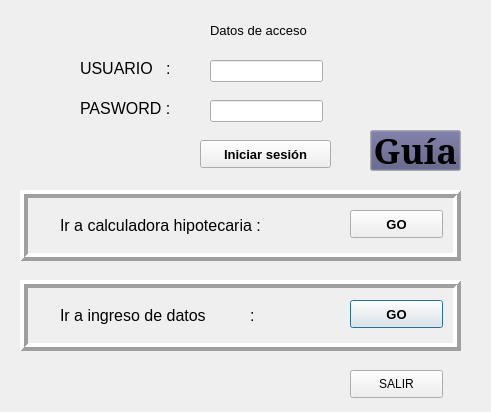
<?xml version="1.0" encoding="UTF-8"?>
<ui version="4.0">
 <class>Dialog_clculadorahipotecaria</class>
 <widget class="QDialog" name="Dialog_clculadorahipotecaria">
  <property name="geometry">
   <rect>
    <x>0</x>
    <y>0</y>
    <width>491</width>
    <height>412</height>
   </rect>
  </property>
  <property name="windowTitle">
   <string>CALCULADORA HIPOTECARIA</string>
  </property>
  <widget class="QFrame" name="frame_iracalculo">
   <property name="geometry">
    <rect>
     <x>20</x>
     <y>280</y>
     <width>441</width>
     <height>71</height>
    </rect>
   </property>
   <property name="frameShape">
    <enum>QFrame::Box</enum>
   </property>
   <property name="frameShadow">
    <enum>QFrame::Raised</enum>
   </property>
   <property name="lineWidth">
    <number>4</number>
   </property>
   <widget class="QLabel" name="label_iracalculo">
    <property name="geometry">
     <rect>
      <x>40</x>
      <y>20</y>
      <width>311</width>
      <height>31</height>
     </rect>
    </property>
    <property name="font">
     <font>
      <family>MS Sans Serif</family>
      <pointsize>12</pointsize>
     </font>
    </property>
    <property name="text">
     <string>Ir a ingreso de datos          :</string>
    </property>
   </widget>
   <widget class="QPushButton" name="pushButton_iringresodatos">
    <property name="geometry">
     <rect>
      <x>330</x>
      <y>20</y>
      <width>93</width>
      <height>28</height>
     </rect>
    </property>
    <property name="font">
     <font>
      <pointsize>10</pointsize>
      <weight>75</weight>
      <bold>true</bold>
     </font>
    </property>
    <property name="text">
     <string>GO</string>
    </property>
   </widget>
  </widget>
  <widget class="QPushButton" name="pushButton_delprogramainicio">
   <property name="geometry">
    <rect>
     <x>350</x>
     <y>370</y>
     <width>93</width>
     <height>28</height>
    </rect>
   </property>
   <property name="text">
    <string>SALIR</string>
   </property>
  </widget>
  <widget class="QFrame" name="frame_iracalculo_2">
   <property name="geometry">
    <rect>
     <x>20</x>
     <y>190</y>
     <width>441</width>
     <height>71</height>
    </rect>
   </property>
   <property name="frameShape">
    <enum>QFrame::Box</enum>
   </property>
   <property name="frameShadow">
    <enum>QFrame::Raised</enum>
   </property>
   <property name="lineWidth">
    <number>4</number>
   </property>
   <widget class="QLabel" name="label_iracalculo_2">
    <property name="geometry">
     <rect>
      <x>40</x>
      <y>20</y>
      <width>311</width>
      <height>31</height>
     </rect>
    </property>
    <property name="font">
     <font>
      <family>MS Sans Serif</family>
      <pointsize>12</pointsize>
     </font>
    </property>
    <property name="text">
     <string>Ir a calculadora hipotecaria :</string>
    </property>
   </widget>
   <widget class="QPushButton" name="pushButton_ircalculadora">
    <property name="geometry">
     <rect>
      <x>330</x>
      <y>20</y>
      <width>93</width>
      <height>28</height>
     </rect>
    </property>
    <property name="font">
     <font>
      <pointsize>10</pointsize>
      <weight>75</weight>
      <bold>true</bold>
     </font>
    </property>
    <property name="text">
     <string>GO</string>
    </property>
   </widget>
  </widget>
  <widget class="QLabel" name="label">
   <property name="geometry">
    <rect>
     <x>80</x>
     <y>60</y>
     <width>121</width>
     <height>16</height>
    </rect>
   </property>
   <property name="font">
    <font>
     <pointsize>12</pointsize>
    </font>
   </property>
   <property name="text">
    <string>USUARIO   :</string>
   </property>
  </widget>
  <widget class="QLabel" name="label_2">
   <property name="geometry">
    <rect>
     <x>80</x>
     <y>100</y>
     <width>121</width>
     <height>16</height>
    </rect>
   </property>
   <property name="font">
    <font>
     <pointsize>12</pointsize>
    </font>
   </property>
   <property name="text">
    <string>PASWORD :</string>
   </property>
  </widget>
  <widget class="QLineEdit" name="lineEdit_user">
   <property name="geometry">
    <rect>
     <x>210</x>
     <y>60</y>
     <width>113</width>
     <height>22</height>
    </rect>
   </property>
  </widget>
  <widget class="QLineEdit" name="lineEdit_pwd">
   <property name="geometry">
    <rect>
     <x>210</x>
     <y>100</y>
     <width>113</width>
     <height>22</height>
    </rect>
   </property>
   <property name="echoMode">
    <enum>QLineEdit::Password</enum>
   </property>
  </widget>
  <widget class="QLabel" name="label_3">
   <property name="geometry">
    <rect>
     <x>210</x>
     <y>20</y>
     <width>131</width>
     <height>20</height>
    </rect>
   </property>
   <property name="font">
    <font>
     <pointsize>10</pointsize>
    </font>
   </property>
   <property name="text">
    <string>Datos de acceso</string>
   </property>
  </widget>
  <widget class="QPushButton" name="pushButton_inicio">
   <property name="geometry">
    <rect>
     <x>200</x>
     <y>140</y>
     <width>131</width>
     <height>28</height>
    </rect>
   </property>
   <property name="font">
    <font>
     <pointsize>10</pointsize>
     <weight>75</weight>
     <bold>true</bold>
    </font>
   </property>
   <property name="text">
    <string>Iniciar sesión</string>
   </property>
  </widget>
  <widget class="QPushButton" name="pushButton_manual">
   <property name="geometry">
    <rect>
     <x>370</x>
     <y>130</y>
     <width>91</width>
     <height>41</height>
    </rect>
   </property>
   <property name="palette">
    <palette>
     <active>
      <colorrole role="Button">
       <brush brushstyle="SolidPattern">
        <color alpha="255">
         <red>85</red>
         <green>85</green>
         <blue>127</blue>
        </color>
       </brush>
      </colorrole>
     </active>
     <inactive>
      <colorrole role="Button">
       <brush brushstyle="SolidPattern">
        <color alpha="255">
         <red>85</red>
         <green>85</green>
         <blue>127</blue>
        </color>
       </brush>
      </colorrole>
     </inactive>
     <disabled>
      <colorrole role="Button">
       <brush brushstyle="SolidPattern">
        <color alpha="255">
         <red>85</red>
         <green>85</green>
         <blue>127</blue>
        </color>
       </brush>
      </colorrole>
     </disabled>
    </palette>
   </property>
   <property name="font">
    <font>
     <family>MS Serif</family>
     <pointsize>26</pointsize>
     <weight>75</weight>
     <bold>true</bold>
    </font>
   </property>
   <property name="text">
    <string>Guía</string>
   </property>
  </widget>
 </widget>
 <resources/>
 <connections/>
</ui>
